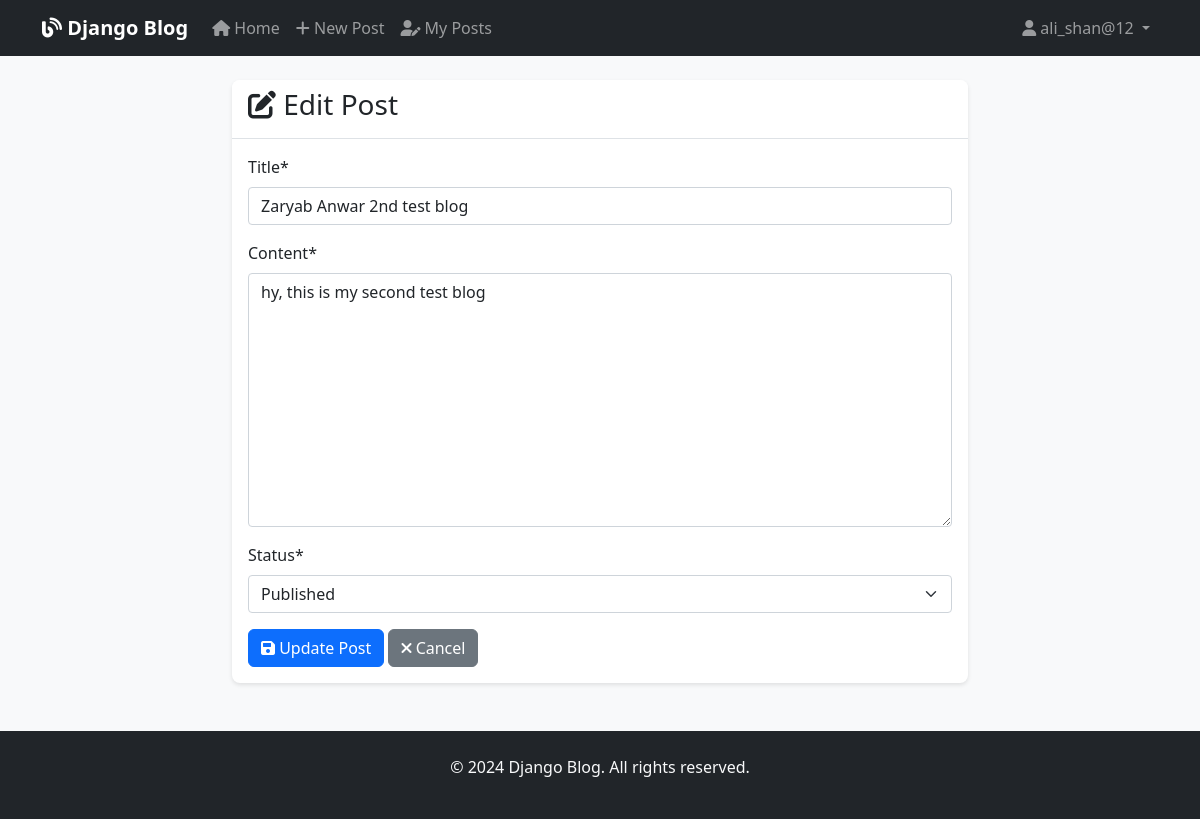
The page /post/2/edit/ (signed in) on the database its author committed.
### blog/models.py (models this page shows, shortened)
class Post(models.Model):
    STATUS_CHOICES = (
        ('draft', 'Draft'),
        ('published', 'Published'),
    )
    title = models.CharField(max_length=250)
    slug = models.SlugField(max_length=250, unique_for_date='publication_date')
    author = models.ForeignKey(
        User,
        on_delete=models.CASCADE,
        related_name='blog_posts'
    )
    content = models.TextField()
    publication_date = models.DateTimeField(default=timezone.now)
    created_date = models.DateTimeField(auto_now_add=True)
    updated_date = models.DateTimeField(auto_now=True)
    status = models.CharField(
        max_length=10,
        choices=STATUS_CHOICES,
        default='published'
    )
    objects = models.Manager()  # Default manager
    published = PublishedManager()  # Custom manager
    class Meta:
        ordering = ['-publication_date']
        indexes = [
            models.Index(fields=['-publication_date']),
        ]

### blog/views.py (the view, shortened to what this page needs)
# urls.py: path('post/<int:pk>/edit/', views.PostUpdateView.as_view(), name='post_edit'),
class PostUpdateView(LoginRequiredMixin, UserPassesTestMixin, UpdateView):
    model = Post
    form_class = PostForm
    template_name = 'blog/post_form.html'
    def test_func(self):
        post = self.get_object()
        return self.request.user == post.author

### blog/forms.py (shortened to what this page needs)
class PostForm(forms.ModelForm):
    class Meta:
        model = Post
        fields = ['title', 'content', 'status']
        widgets = {
            'title': forms.TextInput(attrs={
                'class': 'form-control',
                'placeholder': 'Enter post title'
            }),
            'content': forms.Textarea(attrs={
                'class': 'form-control',
                'rows': 10,
                'placeholder': 'Write your post content here...'
            }),
            'status': forms.Select(attrs={
                'class': 'form-control'
            }),
        }

### blog/templates/blog/post_form.html (shortened to what this page needs)
{% extends 'base.html' %}
{% load crispy_forms_tags %}
{% block content %}
<div class="row justify-content-center">
    <div class="col-md-8">
        <div class="card">
            <div class="card-header">
                <h3>
                    {% if form.instance.pk %}
                        <i class="fas fa-edit"></i> Edit Post
                    {% else %}
                        <i class="fas fa-plus"></i> Create New Post
                    {% endif %}
                </h3>
            </div>
            <div class="card-body">
                <form method="post">
                    {{ form|crispy }}
                    <div class="mt-3">
                        <button type="submit" class="btn btn-primary">
                            {% if form.instance.pk %}
                                <i class="fas fa-save"></i> Update Post
                            {% else %}
                                <i class="fas fa-paper-plane"></i> Publish Post
                            {% endif %}
                        </button>
                        <a href="{% url 'blog:post_list' %}" class="btn btn-secondary">
                            <i class="fas fa-times"></i> Cancel
                        </a>
                    </div>
                </form>
            </div>
        </div>
    </div>
</div>
{% endblock %}

### blog/templates/base.html (shortened to what this page needs)
<!DOCTYPE html>
<html lang="en">
<head>
    <link href="https://cdn.jsdelivr.net/npm/bootstrap@5.1.3/dist/css/bootstrap.min.css" rel="stylesheet">
    <link href="https://cdnjs.cloudflare.com/ajax/libs/font-awesome/6.0.0/css/all.min.css" rel="stylesheet">
    {% load static %}
    <link rel="stylesheet" href="{% static 'css/style.css' %}">
</head>
<body>
    <nav class="navbar navbar-expand-lg navbar-dark bg-dark">
        <div class="container">
            <a class="navbar-brand" href="{% url 'blog:post_list' %}">
                <i class="fas fa-blog"></i> Django Blog
            </a>
            <div class="collapse navbar-collapse" id="navbarNav">
                <ul class="navbar-nav me-auto">
                    <li class="nav-item">
                        <a class="nav-link" href="{% url 'blog:post_list' %}">
                            <i class="fas fa-home"></i> Home
                        </a>
                    </li>
                    {% if user.is_authenticated %}
                    <li class="nav-item">
                        <a class="nav-link" href="{% url 'blog:post_create' %}">
                            <i class="fas fa-plus"></i> New Post
                        </a>
                    </li>
                    <li class="nav-item">
                        <a class="nav-link" href="{% url 'blog:my_posts' %}">
                            <i class="fas fa-user-edit"></i> My Posts
                        </a>
                    </li>
                    {% endif %}
                </ul>
                <ul class="navbar-nav">
                    {% if user.is_authenticated %}
                    <li class="nav-item dropdown">
                        <a class="nav-link dropdown-toggle" href="#" id="navbarDropdown" role="button" data-bs-toggle="dropdown">
                            <i class="fas fa-user"></i> {{ user.username }}
                        </a>
                    </li>
                    {% endif %}
                </ul>
            </div>
        </div>
    </nav>
    <main class="container mt-4">
        {% block content %}
        {% endblock %}
    </main>
    <footer class="bg-dark text-light mt-5 py-4">
        <div class="container text-center">
            <p>&copy; 2024 Django Blog. All rights reserved.</p>
        </div>
    </footer>
</body>
</html>

### static/css/style.css (style rules this page uses)
body { background-color: #f8f9fa; }
.navbar-brand { font-weight: bold; }
.card { box-shadow: 0 2px 4px rgba(0,0,0,0.1); border: none; border-radius: 8px; }
.card-header { background-color: #fff; border-bottom: 1px solid #dee2e6; border-radius: 8px 8px 0 0 !important; }
.btn { border-radius: 6px; }
footer { margin-top: auto; }

### rows shown on the page
Post: title "Zaryab Anwar 2nd test blog", content "hy, this is my second test blog", status "Published"

### other values the page prints
{{ user.username }} "ali_shan@12"
